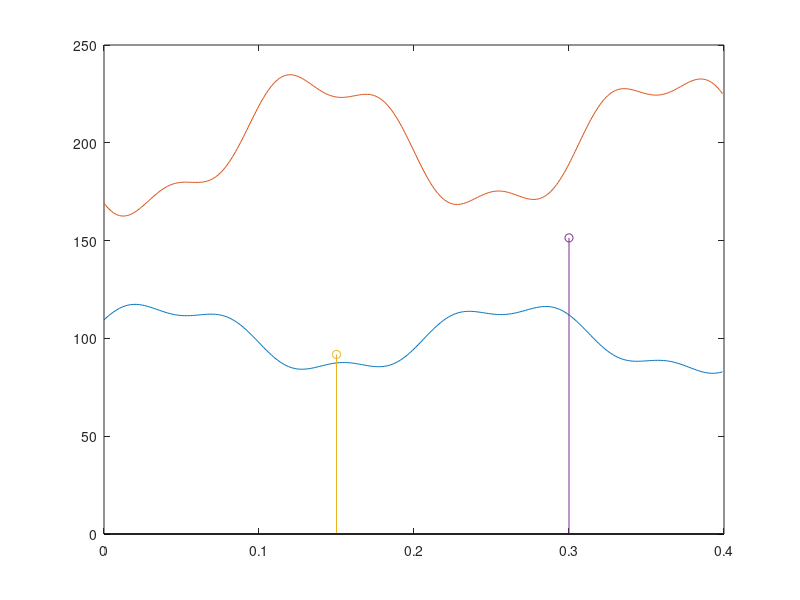

Source code (MATLAB): (Note: this script raises an error after producing the figure.)
clc
close all
clear
rng('shuffle')                                  % generate new seed for rand function

%% Configurations
config = jsondecode(fileread('config.json'));	% config file

v_speeds = config.vehicle_speed./3.6;           % vehicle speed (km/h -> m/s) 
v_qtty   = length(config.vehicles);
s_qtty   = config.sensor_qtty;                  % number of sensors
s_dist   = config.sensor_distance;              % distance between sensors (meters)
s_rsd    = config.sensor_rsd;                   % sensors' relative standard deviation
n_sim    = config.number_of_runs;               % number of simulations 

for v_speed = v_speeds(:).'    
    
%% System parameters and layout
s_pos = zeros(1,s_qtty);        % sensor position (meters)
for i = 1:s_qtty
    s_pos(1,i) = i * s_dist;    % TODO: s_pos starting on zero? now it aint
end

% f1 = (5 - 1)/2 = 3 Hz
% f2 = (15 - 8)/2 = 11.5 Hz
s_design_1 = 2*(s_qtty - 1)*v_speed/(3*s_qtty^2);
s_design_2 = (v_speed/(2*s_qtty))*(1/3 + (s_qtty-1)/11.5);

%% Vehicle load signal parameters
w_time_end = s_pos(end)/v_speed;    % time that the vehicle travel through all sensors
w_time_end = w_time_end + 0.1;      % adding some time as a margin

w_time_res = 0.001;                             % time resolution (seconds)
t = (0:w_time_res:w_time_end-w_time_res);       % time vector
t_size = size(t,2);                             % time vector size

% dynamic load frequencies range (Hz)
f1_min = 1;               
f1_max = 5;
f2_min = 8;
f2_max = 15;

% dynamic load amplitudes (tons) based on vehicle speed linearization
w1 = 0.004167*(v_speed*3.6) + 0.015000; 
w2 = 0.001042*(v_speed*3.6) + 0.003750;

% vector containing signals from each vehicle's axles
w_signal = zeros(n_sim,v_qtty,max(config.vehicles.axle_qtty),t_size);

for i = 1:n_sim
    for j = 1:v_qtty
        f1 = (rand(1)*(f1_max-f1_min)) + f1_min;
        f2 = (rand(1)*(f2_max-f2_min)) + f2_min;
        phase = (rand(1)*(2*pi-0)) + 0;

        axle_qtty = config.vehicles(j).axle_qtty;
        for k = 1:axle_qtty
            st_load = config.vehicles(j).axle_st_load(k);
            if k == 1
                w_signal_axle = st_load*(1 + w1*sin(2*pi*f1*t + phase) + w2*sin(2*pi*f2*t + phase));
            else
                deltaD = abs(config.vehicles(j).axle_dist(k) - config.vehicles(j).axle_dist(k-1));
                deltaT = deltaD / v_speed;
                w_signal_axle = st_load*(1 + w1*sin(2*pi*f1*(t-deltaT) + phase) + w2*sin(2*pi*f2*(t-deltaT) + phase));
            end
            w_signal(i, j, k, :) = w_signal_axle;
            
            % plot axle signal
            plot(t,w_signal_axle);
            hold on
        end
    end
end

%% Simulations

% sensor measure time
s_time = zeros(1,s_qtty);      
for i = 1:s_qtty
    s_time(1,i) = s_pos(i)/v_speed;
end

% sensor measure index
s_idx_ini = zeros(1,s_qtty);
for i = 1:s_qtty
    x = find( abs(t-s_time(i)) < (w_time_res*0.99) );
    s_idx_ini(i) = x(1);
end

% sensor signal
s_w_signal = zeros(n_sim, v_qtty, max(config.vehicles.axle_qtty), s_qtty);

% estimators
axle_mean       = zeros(n_sim, v_qtty, max(config.vehicles.axle_qtty));
axle_MLE        = zeros(n_sim, v_qtty, max(config.vehicles.axle_qtty));
axle_sr_linear  = zeros(n_sim, v_qtty, max(config.vehicles.axle_qtty));
axle_sr_pchip   = zeros(n_sim, v_qtty, max(config.vehicles.axle_qtty));
axle_sr_v5cubic = zeros(n_sim, v_qtty, max(config.vehicles.axle_qtty));
axle_sr_makima  = zeros(n_sim, v_qtty, max(config.vehicles.axle_qtty));
axle_sr_spline  = zeros(n_sim, v_qtty, max(config.vehicles.axle_qtty));

gvw_mean        = zeros(n_sim, v_qtty);
gvw_MLE         = zeros(n_sim, v_qtty); 
gvw_sr_linear   = zeros(n_sim, v_qtty);
gvw_sr_pchip    = zeros(n_sim, v_qtty);
gvw_sr_v5cubic  = zeros(n_sim, v_qtty);
gvw_sr_makima   = zeros(n_sim, v_qtty);
gvw_sr_spline   = zeros(n_sim, v_qtty);

for i = 1:n_sim
    for j = 1:v_qtty
        for k = 1:config.vehicles(j).axle_qtty
            numer_MLE = 0;
            denom_MLE = 0;
            
            for l = 1:s_qtty
                sample = w_signal(i, j, k, s_idx_ini(l));
                current_std = sample * s_rsd(l);
                current_var = current_std^2;
                
                % apply normally distributed noise using the current standard deviation
                s_w_signal(i,j,k,l) = normrnd(sample, current_std);
                
                % MLE computation
                numer_MLE = numer_MLE + (s_w_signal(i,j,k,l)/current_var);
                denom_MLE = denom_MLE + (1/current_var);
                
                % plot sensor samples
                stem(s_time(l),s_w_signal(i,j,k,l));
                hold on
            end
            
            % mean value
            axle_mean(i,j,k) = mean(s_w_signal(i,j,k,:));
            gvw_mean(i,j) = gvw_mean(i,j) + axle_mean(i,j,k);
            
            % MLE
            axle_MLE(i,j,k) = numer_MLE / denom_MLE;
            gvw_MLE(i,j) = gvw_MLE(i,j) + axle_MLE(i,j,k);
                
            % signal reconstruction
            signal_2d = reshape(s_w_signal(i, j, k, :), 1, []);
            
            x = interp1(s_time,signal_2d,t,'linear');
            axle_sr_linear(i,j,k) = mean(x(s_idx_ini(1):s_idx_ini(end)));
            gvw_sr_linear(i,j) = gvw_sr_linear(i,j) + axle_sr_linear(i,j,k);
            
            x = interp1(s_time,signal_2d,t,'pchip');
            axle_sr_pchip(i,j,k) = mean(x(s_idx_ini(1):s_idx_ini(end))); 
            gvw_sr_pchip(i,j) = gvw_sr_pchip(i,j) + axle_sr_pchip(i,j,k);
            
            x = interp1(s_time,signal_2d,t,'v5cubic');
            axle_sr_v5cubic(i,j,k) = mean(x(s_idx_ini(1):s_idx_ini(end)));  
            gvw_sr_v5cubic(i,j) = gvw_sr_v5cubic(i,j) + axle_sr_v5cubic(i,j,k);
            
            x = interp1(s_time,signal_2d,t,'makima');
            axle_sr_makima(i,j,k) = mean(x(s_idx_ini(1):s_idx_ini(end)));  
            gvw_sr_makima(i,j) = gvw_sr_makima(i,j) + axle_sr_makima(i,j,k);
            
            x = interp1(s_time,signal_2d,t,'spline');
            axle_sr_spline(i,j,k) = mean(x(s_idx_ini(1):s_idx_ini(end)));
            gvw_sr_spline(i,j) = gvw_sr_spline(i,j) + axle_sr_spline(i,j,k);
        end
    end
end

%% Outputs

% static gvw
v_static_gvw = zeros(v_qtty);
for i = 1:v_qtty
    for j = 1:config.vehicles(i).axle_qtty
        v_static_gvw(i) = v_static_gvw + config.vehicles(i).axle_st_load(j);
    end
end

err_axl_mv      = zeros(n_sim,v_qtty,max(config.vehicles.axle_qtty));
err_axl_MLE   	= zeros(n_sim,v_qtty,max(config.vehicles.axle_qtty));
err_axl_linear  = zeros(n_sim,v_qtty,max(config.vehicles.axle_qtty));
err_axl_pchip   = zeros(n_sim,v_qtty,max(config.vehicles.axle_qtty));
err_axl_v5cubic = zeros(n_sim,v_qtty,max(config.vehicles.axle_qtty));
err_axl_makima  = zeros(n_sim,v_qtty,max(config.vehicles.axle_qtty));
err_axl_spline  = zeros(n_sim,v_qtty,max(config.vehicles.axle_qtty));

err_gvw_mv      = zeros(n_sim,v_qtty);
err_gvw_MLE   	= zeros(n_sim,v_qtty);
err_gvw_linear  = zeros(n_sim,v_qtty);
err_gvw_pchip   = zeros(n_sim,v_qtty);
err_gvw_v5cubic = zeros(n_sim,v_qtty);
err_gvw_makima  = zeros(n_sim,v_qtty);
err_gvw_spline  = zeros(n_sim,v_qtty);

for i = 1:n_sim
    for j = 1:v_qtty
        for k = 1:config.vehicles(j).axle_qtty
            % axle error
            err_axl_mv(i,j,k)      = (axle_mean(i,j,k)       - config.vehicles(j).axle_st_load(k)) * 100 / config.vehicles(j).axle_st_load(k);
            err_axl_MLE(i,j,k)     = (axle_MLE(i,j,k)        - config.vehicles(j).axle_st_load(k)) * 100 / config.vehicles(j).axle_st_load(k);
            
            err_axl_linear(i,j,k)  = (axle_sr_linear(i,j,k)  - config.vehicles(j).axle_st_load(k)) * 100 / config.vehicles(j).axle_st_load(k);
            err_axl_pchip(i,j,k)   = (axle_sr_pchip(i,j,k)   - config.vehicles(j).axle_st_load(k)) * 100 / config.vehicles(j).axle_st_load(k);
            err_axl_v5cubic(i,j,k) = (axle_sr_v5cubic(i,j,k) - config.vehicles(j).axle_st_load(k)) * 100 / config.vehicles(j).axle_st_load(k);
            err_axl_makima(i,j,k)  = (axle_sr_makima(i,j,k)  - config.vehicles(j).axle_st_load(k)) * 100 / config.vehicles(j).axle_st_load(k);
            err_axl_spline(i,j,k)  = (axle_sr_spline(i,j,k)  - config.vehicles(j).axle_st_load(k)) * 100 / config.vehicles(j).axle_st_load(k);
        end
        
        % gvw error
        err_gvw_mv(i,j)      = (gvw_mean(i,j)       - v_static_gvw(j)) * 100 / v_static_gvw(j);
        err_gvw_MLE(i,j)     = (gvw_MLE(i,j)        - v_static_gvw(j)) * 100 / v_static_gvw(j);
        err_gvw_linear(i,j)  = (gvw_sr_linear(i,j)  - v_static_gvw(j)) * 100 / v_static_gvw(j);
        err_gvw_pchip(i,j)   = (gvw_sr_pchip(i,j)   - v_static_gvw(j)) * 100 / v_static_gvw(j);
        err_gvw_v5cubic(i,j) = (gvw_sr_v5cubic(i,j) - v_static_gvw(j)) * 100 / v_static_gvw(j);
        err_gvw_makima(i,j)  = (gvw_sr_makima(i,j)  - v_static_gvw(j)) * 100 / v_static_gvw(j);
        err_gvw_spline(i,j)  = (gvw_sr_spline(i,j)  - v_static_gvw(j)) * 100 / v_static_gvw(j);
    end
end

%% Terminal output
STR = ['Speed = ',num2str(v_speed),' m/s, Static load'];
disp(STR)
STR = ['f1 = ',num2str(f1),' Hz, A1 = ',num2str(st_load * w1),' Kg'];
disp(STR)
STR = ['f2 = ',num2str(f2),' Hz, A2 = ',num2str(st_load * w2),' Kg'];
disp(STR)

%% CSV output

csvName = ['output_s',num2str(s_qtty),'_n',num2str(n_sim),'.csv'];
if ~exist(csvName,'file')
    csvFile = fopen(csvName, 'w');
    fprintf(csvFile, 'speed,mean_mv,mean_pchip,mean_makima,mean_spline,std_mv,std_pchip,std_makima,std_spline,min_mv,min_pchip,min_makima,min_spline,max_mv,max_pchip,max_makima,max_spline\n');
else
    csvFile = fopen(csvName, 'a');
end

fprintf(csvFile, '%.0f,%.3f,%.3f,%.3f,%.3f,%.3f,%.3f,%.3f,%.3f,%.3f,%.3f,%.3f,%.3f,%.3f,%.3f,%.3f,%.3f\n', v_speed*3.6,mean(err_axl_mv),mean(err_axl_pchip),mean(err_axl_makima),mean(err_axl_spline),std(err_axl_mv),std(err_axl_pchip),std(err_axl_makima),std(err_axl_spline),min(err_axl_mv),min(err_axl_pchip),min(err_axl_makima),min(err_axl_spline),max(err_axl_mv),max(err_axl_pchip), max(err_axl_makima),max(err_axl_spline));
fclose(csvFile);

end

return

fprintf(csvFile, 'sim_index,vehicle_index,axle_index,mean_value,err_mean_value\n');
for i = 1:n_sim
    for j = 1:v_qtty
        for k = 1:config.vehicles(j).axle_qtty
            fprintf(csvFile, '%d,%d,%d,%.3f,%.3f\n', i, j, k, axle_mean(i,j,k), err_axl_mv(i,j,k));
        end
    end
end
fclose(csvFile);